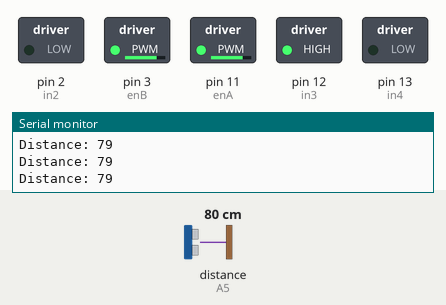
Recording of a sketch running on a simulated Arduino Uno, built with avr-gcc and run on an emulated ATmega328P. Parts: switched loads named in the sketch (green lamp = pin HIGH), the last lines printed to the serial monitor. Wiring (inferred from the names in the program): ultrasonic range finder: trigger A4; echo A5. Dashed ring = blinking. The inputs (shaded band) are chosen by the test bench; at power-on: distance to the obstacle (sensor on A5) 80 cm. The echo pulse lasts 58.3 µs per cm; pins used as bus, display or sensor lines are not drawn.

Above: at 1.2 s.
1.3 s: distance to the obstacle (sensor on A5) set to 25 cm
2.8 s: distance to the obstacle (sensor on A5) set to 19 cm
At 3.5 s:
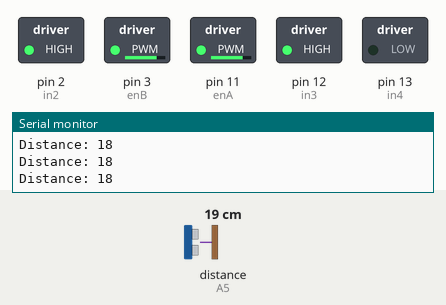
5.8 s: distance to the obstacle (sensor on A5) set to 35 cm
At 7.2 s:
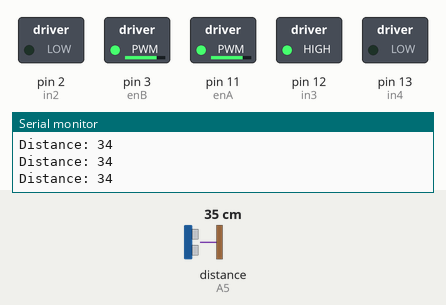
7.8 s: distance to the obstacle (sensor on A5) set to 2 cm
At 8.4 s:
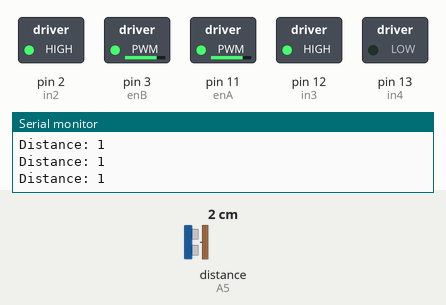
Timing chart, 0 to 11.8 s (numbered marks = the images above; inputs shaded):
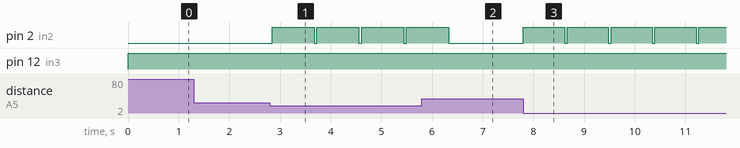

Measured:
- the behaviour switches between 22 and 21 cm on distance to the obstacle (sensor on A5) (found by bisection; images 0 and 1)
- after the input at 2.8 s, pin 2 (in2): alternates HIGH for 0.83 s and LOW for 0.05 s, starting after 0.05 s
- after the input at 5.8 s, pin 2 (in2): goes on until 6.3 s, then stays LOW
- after the input at 7.8 s, pin 2 (in2): alternates HIGH for 0.81 s and LOW for 0.05 s, starting at once

The sketch:

ultrasonic.ino
```cpp
// ---------- Ultrasonic ----------
#define TRIG A4
#define ECHO A5

// ---------- Motor Driver Pins ----------
#define enA 11
#define enB 3
#define in1 1
#define in2 2
#define in3 12
#define in4 13

// ---------- Motor Functions ----------
void forward() {
  digitalWrite(in1, HIGH);
  digitalWrite(in2, LOW);
  digitalWrite(in3, HIGH);
  digitalWrite(in4, LOW);
}

void turnLeft() {
  digitalWrite(in1, LOW);
  digitalWrite(in2, HIGH);
  digitalWrite(in3, HIGH);
  digitalWrite(in4, LOW);
}

// ---------- Get Distance ----------
long getDistance() {
  digitalWrite(TRIG, LOW);
  delayMicroseconds(2);
  digitalWrite(TRIG, HIGH);
  delayMicroseconds(10);
  digitalWrite(TRIG, LOW);

  long duration = pulseIn(ECHO, HIGH, 30000);
  if (duration == 0) return 999;
  return duration * 0.034 / 2;
}

// ---------- Variables ----------
bool turning = false;
unsigned long turnStartTime = 0;

// ---------- SETUP ----------
void setup() {
  Serial.begin(9600);

  pinMode(TRIG, OUTPUT);
  pinMode(ECHO, INPUT);

  pinMode(enA, OUTPUT);
  pinMode(in1, OUTPUT);
  pinMode(in2, OUTPUT);

  pinMode(enB, OUTPUT);
  pinMode(in3, OUTPUT);
  pinMode(in4, OUTPUT);

  analogWrite(enA, 200);
  analogWrite(enB, 200);
}

// ---------- MAIN LOOP ----------
void loop() {
  long distance = getDistance();
  Serial.print("Distance: ");
  Serial.println(distance);

  if (!turning) {
    if (distance <= 20) {       // obstacle detected
      turning = true;
      turnStartTime = millis();
      turnLeft();
    } else {
      forward();
    }
  } else {
    turnLeft();                // keep turning
    if (millis() - turnStartTime >= 800) { // turn for 0.8 sec
      turning = false;          // done turning
      forward();                // resume forward
    }
  }

  delay(50);
}
```
